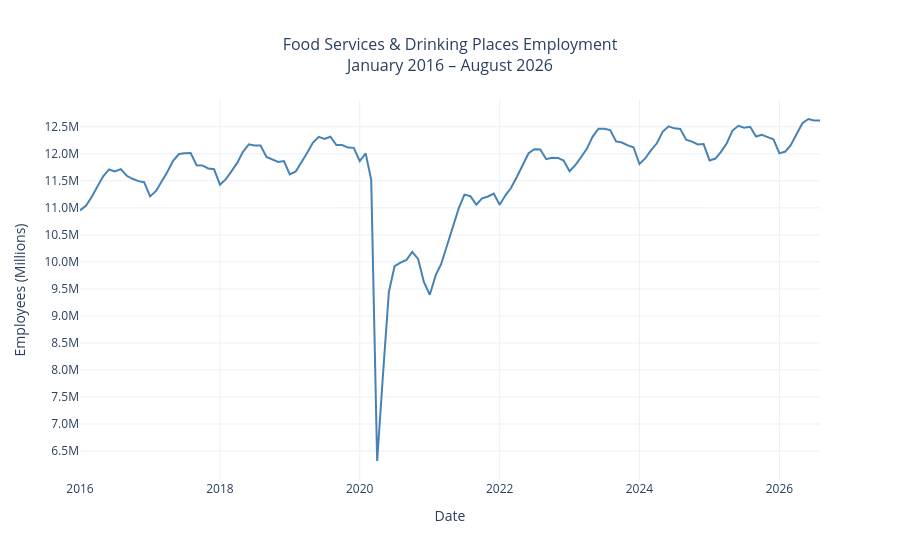

The notebook cell saved with this chart:
### Code cell
# =============================================================================
# Section 2: Full Series
# =============================================================================

fig = go.Figure()

fig.add_trace(go.Scatter(
    x=df.index, y=df['employed'],
    mode='lines',
    name='Employed',
    line=dict(color='steelblue', width=2)
))

fig.update_layout(
    title=dict(text='Food Services & Drinking Places Employment<br>January 2016 – August 2026',
               x=0.5, font=dict(size=16)),
    xaxis_title='Date',
    yaxis_title='Employees (Millions)',
    yaxis=dict(tickformat='.1fM', tickvals=list(range(6_500_000, 13_000_000, 500_000)),
               ticktext=[f'{v/1_000_000:.1f}M' for v in range(6_500_000, 13_000_000, 500_000)]),
    hovermode='x unified',
    template='plotly_white'
)

fig.show()
